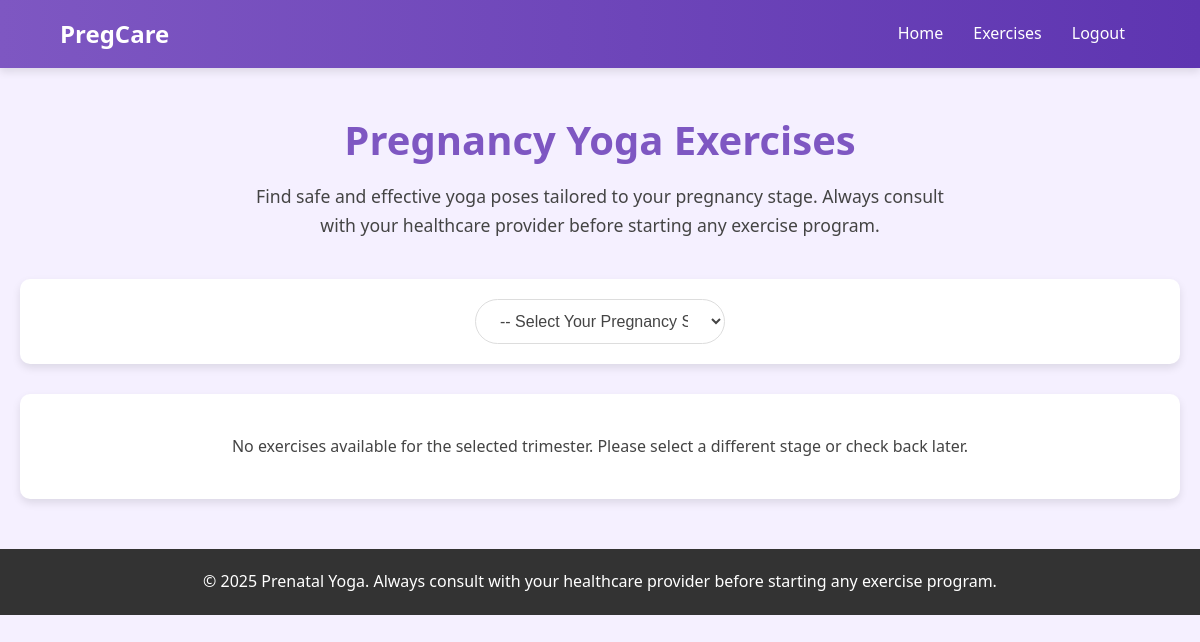
/exercise-yoga/ (signed in), run on an earlier commit of the app's database.
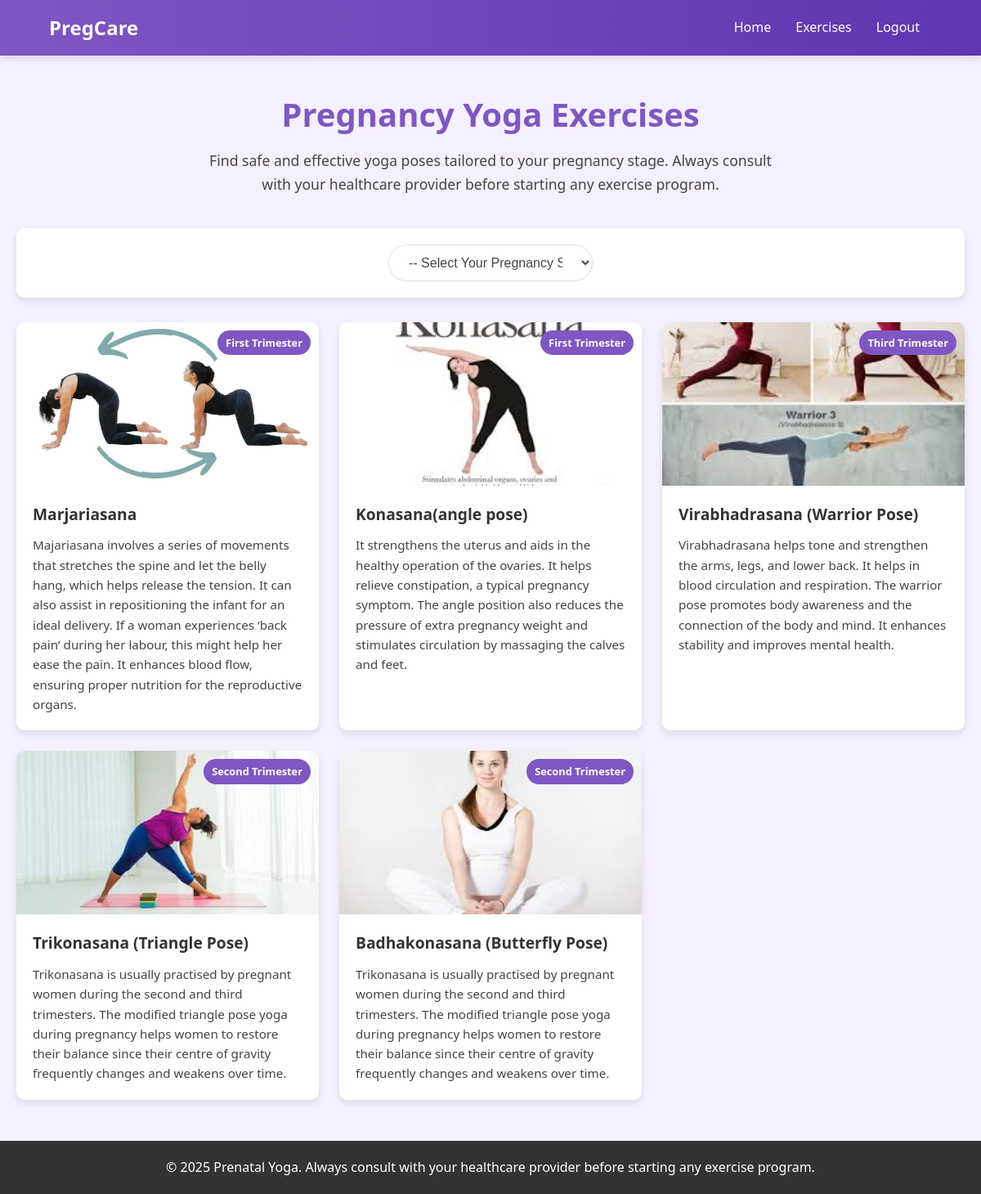
And on a later commit of the database.
### care/models.py (models this page shows, shortened)
class ExerciseYoga(models.Model):
    TRIMESTER_CHOICES = [
        (1, "First Trimester"),
        (2, "Second Trimester"),
        (3, "Third Trimester"),
        (4, "Postpartum"),
    ]
    name = models.CharField(max_length=255)
    description = models.TextField()
    image = models.ImageField(upload_to="exercise_yoga/")
    trimester = models.IntegerField(choices=TRIMESTER_CHOICES)  # New field for filtering

### care/views.py (the view)
# urls.py: path('exercise-yoga/',views.ExerciseYogaListView.as_view(), name='exercise_yoga_list'),
@method_decorator(decs,name="dispatch")
class ExerciseYogaListView(ListView):
    model = ExerciseYoga
    template_name = 'exercise_yoga_list.html'
    context_object_name = 'exercises'
    def get_queryset(self):
        trimester = self.request.GET.get('trimester')
        if trimester:
            return ExerciseYoga.objects.filter(trimester=trimester)
        return ExerciseYoga.objects.all()

### care/templates/exercise_yoga_list.html (shortened to what this page needs)
<!DOCTYPE html>
<html lang="en">
<head>
</head>
<body>
    <nav class="navbar">
        <div class="navbar-container">
            <div class="logo">PregCare</div>
            <div class="nav-links">
                <a href="{%url 'home'%}">Home</a>
                <a href="{%url 'exercise_yoga_list'%}">Exercises</a>
                <a href="{%url 'logout'%}">Logout</a>
            </div>
        </div>
    </nav>
    <div class="container">
        <header>
            <h1>Pregnancy Yoga Exercises</h1>
            <p class="subtitle">Find safe and effective yoga poses tailored to your pregnancy stage. Always consult with your healthcare provider before starting any exercise program.</p>
        </header>
        <div class="filter">
            <form method="GET" action="{% url 'exercise_yoga_list' %}">
                <select name="trimester" onchange="this.form.submit()">
                    <option value="">-- Select Your Pregnancy Stage --</option>
                </select>
            </form>
        </div>
        <ul class="exercises-grid">
            {% for exercise in exercises %}
            <li class="exercise-card">
                <div class="card-image">
                    {% if exercise.image %}
                    <img src="{{ exercise.image.url }}" alt="{{ exercise.name }}">
                    {% else %}
                    <img src="/api/placeholder/400/200" alt="Placeholder">
                    {% endif %}
                    <span class="trimester-badge">{{ exercise.get_trimester_display }}</span>
                </div>
                <div class="card-content">
                    <h3>{{ exercise.name }}</h3>
                    <p>{{ exercise.description }}</p>
                </div>
            </li>
            {% empty %}
            <div class="empty-message">
                <p>No exercises available for the selected trimester. Please select a different stage or check back later.</p>
            </div>
            {% endfor %}
        </ul>
    </div>
    <footer>
        <p>&copy; 2025 Prenatal Yoga. Always consult with your healthcare provider before starting any exercise program.</p>
    </footer>
</body>
</html>

### care/templates/exercise_yoga_list.html (style rules this page uses)
:root { --primary-color: #7e57c2; --secondary-color: #b39ddb; --accent-color: #5e35b1; --light-color: #f5f0ff; --dark-color: #333; --text-color: #444; --shadow: 0 4px 8px rgba(0, 0, 0, 0.1); }
* { margin: 0; padding: 0; box-sizing: border-box; }
body { font-family: 'Segoe UI', Tahoma, Geneva, Verdana, sans-serif; line-height: 1.6; color: var(--text-color); background-color: var(--light-color); }
.navbar { background: linear-gradient(to right, var(--primary-color), var(--accent-color)); box-shadow: var(--shadow); position: sticky; top: 0; z-index: 1000; padding: 0 5%; }
.navbar-container { display: flex; justify-content: space-between; align-items: center; max-width: 1200px; margin: 0 auto; }
.logo { font-size: 1.5rem; font-weight: bold; color: white; padding: 15px 0; }
.nav-links { display: flex; }
.navbar a { color: white; text-decoration: none; padding: 20px 15px; display: block; transition: all 0.3s ease; position: relative; }
.navbar a:after { content: ''; position: absolute; width: 0; height: 2px; background: white; bottom: 10px; left: 50%; transform: translateX(-50%); transition: width 0.3s; }
.container { max-width: 1200px; margin: 40px auto; padding: 0 20px; }
header { text-align: center; margin-bottom: 40px; }
h1 { color: var(--primary-color); font-size: 2.5rem; margin-bottom: 10px; font-weight: 600; }
.subtitle { color: var(--text-color); font-size: 1.1rem; max-width: 700px; margin: 0 auto; }
.filter { background-color: white; padding: 20px; border-radius: 10px; box-shadow: var(--shadow); margin-bottom: 30px; text-align: center; }
.filter select { padding: 12px 20px; font-size: 16px; border-radius: 25px; border: 1px solid #ddd; background-color: white; color: var(--text-color); width: 250px; cursor: pointer; outline: none; transition: all 0.3s; }
.exercises-grid { display: grid; grid-template-columns: repeat(auto-fill, minmax(300px, 1fr)); gap: 25px; list-style-type: none; }
.exercise-card { background-color: white; border-radius: 10px; overflow: hidden; box-shadow: var(--shadow); transition: transform 0.3s ease, box-shadow 0.3s ease; }
.card-image { height: 200px; overflow: hidden; position: relative; }
.card-image img { width: 100%; height: 100%; object-fit: cover; transition: transform 0.5s ease; }
.trimester-badge { position: absolute; top: 10px; right: 10px; background-color: var(--primary-color); color: white; padding: 5px 10px; border-radius: 20px; font-size: 0.8rem; font-weight: bold; }
.card-content { padding: 20px; }
.card-content h3 { color: var(--dark-color); margin-bottom: 10px; font-size: 1.2rem; }
.card-content p { color: var(--text-color); font-size: 0.95rem; line-height: 1.6; }
footer { background-color: var(--dark-color); color: white; text-align: center; padding: 20px; margin-top: 50px; }

What changed in the data, as far as the page shows it:
added ExerciseYoga: image (picture), trimester "First Trimester", name "Marjariasana", description "Majariasana involves a series of movements that stretches the spine and let the belly hang, which helps release the tension. It can also assist in repositioning the infant for an ideal delivery. If a woman experiences ‘back pain’ during her labour, this might help her ease the pain. It enhances blood flow, ensuring proper nutrition for the reproductive organs."
added ExerciseYoga: image (picture), trimester "First Trimester", name "Konasana(angle pose)", description "It strengthens the uterus and aids in the healthy operation of the ovaries. It helps relieve constipation, a typical pregnancy symptom. The angle position also reduces the pressure of extra pregnancy weight and stimulates circulation by massaging the calves and feet."
added ExerciseYoga: image (picture), trimester "Third Trimester", name "Virabhadrasana (Warrior Pose)", description "Virabhadrasana helps tone and strengthen the arms, legs, and lower back. It helps in blood circulation and respiration. The warrior pose promotes body awareness and the connection of the body and mind. It enhances stability and improves mental health."
added ExerciseYoga: image (picture), trimester "Second Trimester", name "Trikonasana (Triangle Pose)", description "Trikonasana is usually practised by pregnant women during the second and third trimesters. The modified triangle pose yoga during pregnancy helps women to restore their balance since their centre of gravity frequently changes and weakens over time."
added ExerciseYoga: image (picture), trimester "Second Trimester", name "Badhakonasana (Butterfly Pose)", description "Trikonasana is usually practised by pregnant women during the second and third trimesters. The modified triangle pose yoga during pregnancy helps women to restore their balance since their centre of gravity frequently changes and weakens over time."
Also different on the page:
text no longer shown: "No exercises available for the selected trimester. Please select a different stage or check back later."
